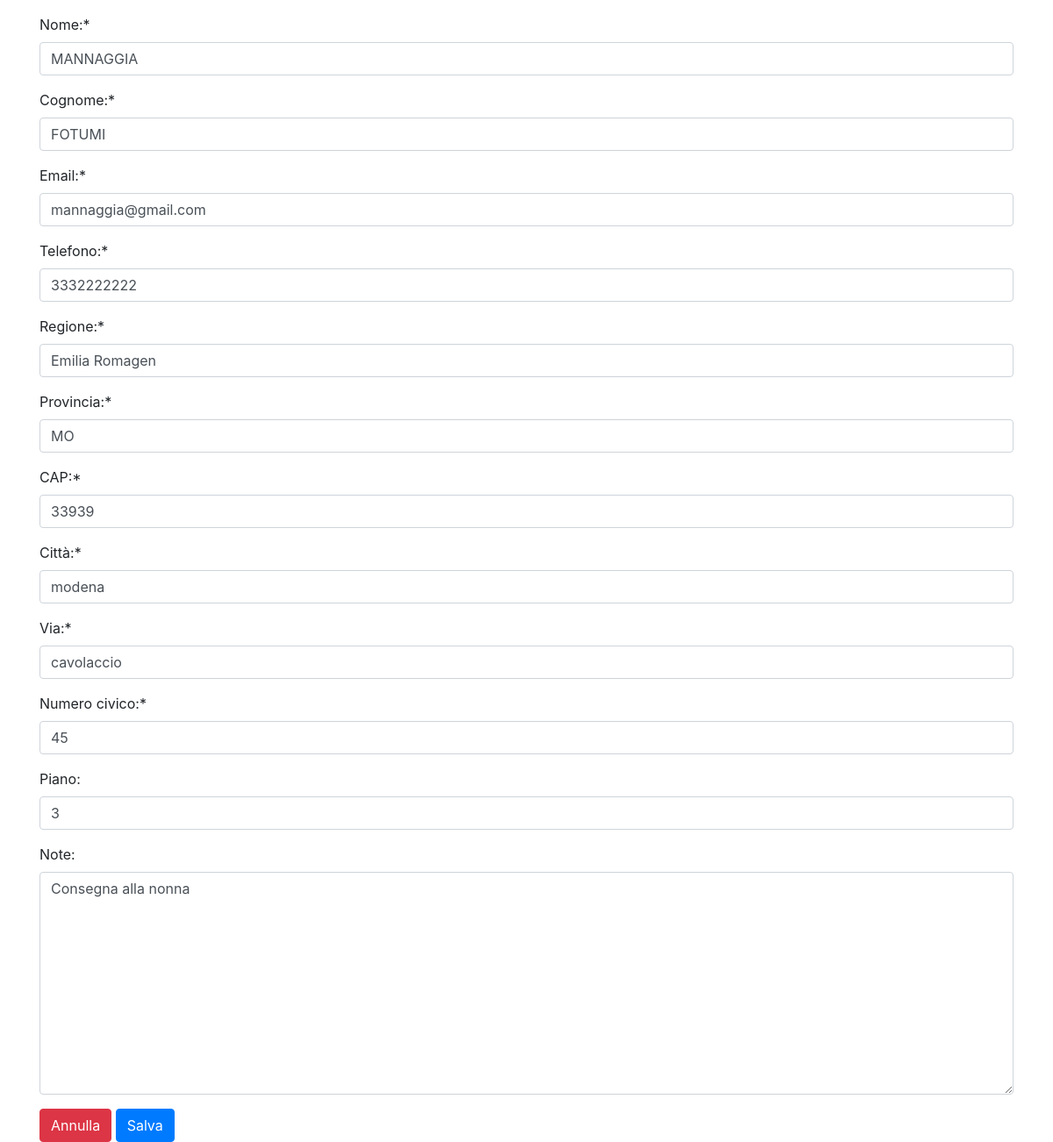
The page /users/profile/modify/9 (signed in) on the database its author committed.
### users/models.py (models this page shows, shortened)
class User(AbstractBaseUser, PermissionsMixin):
    email = models.EmailField(max_length=60, unique=True, verbose_name='Email:')
    first_name = models.CharField(max_length=60, verbose_name='Nome:')
    last_name = models.CharField(max_length=60, verbose_name='Cognome:')
    region = models.CharField(max_length=35, verbose_name='Regione:')
    province = models.CharField(max_length=30, verbose_name='Provincia:')
    cap = models.CharField(max_length=5, verbose_name='CAP:')
    city = models.CharField(max_length=50, verbose_name='Città:')
    via = models.CharField(max_length=50, verbose_name='Via:')
    house_number = models.CharField(max_length=10, verbose_name='Numero civico:')
    piano = models.CharField(max_length=30, blank=True, verbose_name='Piano:')
    note = models.TextField(blank=True, verbose_name='Note:', null=True)
    tel_regex = RegexValidator(regex=r'^\+?1?\d{10,10}$', message=('Numero di telefono errato!'))
    tel = models.CharField(validators=[tel_regex], max_length=10, verbose_name='Telefono:')
    is_admin = models.BooleanField(default=False)
    is_active = models.BooleanField(default=True)
    is_staff = models.BooleanField(default=False)
    is_restaurateur = models.BooleanField(default=False)
    USERNAME_FIELD = 'email'
    REQUIRED_FIELDS = ['first_name', 'last_name']
    objects = CustomUser()
    class Meta:
        verbose_name = _('Restaurant user')
        verbose_name_plural = _('Restaurant users')

### users/views.py (the view)
# urls.py: path('profile/modify/<int:id>', UpdateUser.as_view(), name='profile-update'),
@method_decorator(is_client, name='dispatch')
class UpdateUser(UpdateView):
    model = User
    template_name = 'users/user_modify.html'
    success_url = reverse_lazy('users:user-profile')
    fields = (
        'first_name',
        'last_name',
        'email',
        'tel',
        'region',
        'province',
        'cap',
        'city',
        'via',
        'house_number',
        'piano',
        'note'
    )
    labels = {
        'first_name': 'Inserisci il nuovo nome:',
        'last_name': 'Inserisci il nuovo cognome',
        'email': 'Inserisci la nuova mail:',
        'tel': 'Inserisci il nuovo numero di telefono:',
        'region': 'Inserisci la nuova regione:',
        'province': 'Inserisci la nuova provincia:',
        'cap': 'Inserisci il nuovo CAP:',
        'city': 'Inserisci la nuova città:',
        'via': 'Inserisci la nuova via:',
        'house_number': 'Inserisci il nuovo numero di casa',
        'piano': 'Inserisci il nuovo piano',
        'note': 'Inserisci le note:'
    }
    def get_object(self, queryset=None):
        obj = User.objects.get(id=self.kwargs['id'])
        return obj

### users/views.py (called while the page is built)
def is_client(function):
    def wrapper(*args, **kwargs):
        request = args[0]
        if request is not None:
            user = request.user
            try:
                if not user.is_restaurateur and not user.is_admin and not user.is_staff:
                    return function(*args, **kwargs)
                else:
                    return render(request, 'users/authentication_error.html', {})
            except AttributeError:
                raise Http404   #per utenti anonimi
    return wrapper

### users/templates/users/user_modify.html (shortened to what this page needs)
{% extends 'base.html' %}
{% load crispy_forms_tags %}
{% block content %}
    <form method="post">{% csrf_token %}
        {{ form|crispy }}
         <button type="button" class="btn btn-danger" onclick="location.href='../'"
                id="cancel-button">Annulla</button>
        <input type="submit" value="Salva" class="btn btn-primary">
    </form>
{% endblock %}

### rows shown on the page
User: first_name "MANNAGGIA", last_name "FOTUMI", email "mannaggia@gmail.com", tel "3332222222", region "Emilia Romagen", province "MO", cap "33939", city "modena", via "cavolaccio", house_number "45", piano "3", note "Consegna alla nonna"
